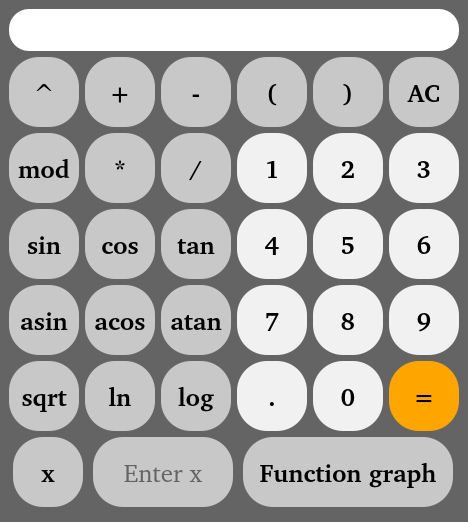
<?xml version="1.0" encoding="UTF-8"?>
<ui version="4.0">
 <class>MainWindow</class>
 <widget class="QMainWindow" name="MainWindow">
  <property name="enabled">
   <bool>true</bool>
  </property>
  <property name="geometry">
   <rect>
    <x>0</x>
    <y>0</y>
    <width>468</width>
    <height>522</height>
   </rect>
  </property>
  <property name="sizePolicy">
   <sizepolicy hsizetype="Minimum" vsizetype="Minimum">
    <horstretch>0</horstretch>
    <verstretch>0</verstretch>
   </sizepolicy>
  </property>
  <property name="maximumSize">
   <size>
    <width>100000</width>
    <height>100000</height>
   </size>
  </property>
  <property name="font">
   <font>
    <family>URW Bookman [urw]</family>
    <pointsize>9</pointsize>
   </font>
  </property>
  <property name="windowTitle">
   <string>SmartCalc v1.0</string>
  </property>
  <property name="styleSheet">
   <string notr="true">background-color: rgb(100, 100, 100);
color: rgb(0, 0, 0)</string>
  </property>
  <widget class="QWidget" name="centralwidget">
   <layout class="QGridLayout" name="gridLayout">
    <item row="5" column="4">
     <widget class="QPushButton" name="pushButton_4">
      <property name="sizePolicy">
       <sizepolicy hsizetype="Fixed" vsizetype="Fixed">
        <horstretch>0</horstretch>
        <verstretch>0</verstretch>
       </sizepolicy>
      </property>
      <property name="minimumSize">
       <size>
        <width>70</width>
        <height>70</height>
       </size>
      </property>
      <property name="font">
       <font>
        <family>Nimbus Sans [urw]</family>
        <pointsize>19</pointsize>
        <italic>false</italic>
        <bold>true</bold>
        <kerning>true</kerning>
       </font>
      </property>
      <property name="styleSheet">
       <string notr="true">QPushButton {
color: black;
border: none;
border-radius: 30px;
border-style: outset;
background: rgb(241, 241, 241);
padding: 5px;
}

QPushButton:hover {
background: rgb(200, 200, 200);
}
</string>
      </property>
      <property name="text">
       <string>4</string>
      </property>
     </widget>
    </item>
    <item row="3" column="4">
     <widget class="QPushButton" name="pushButton_open_bracket">
      <property name="sizePolicy">
       <sizepolicy hsizetype="Fixed" vsizetype="Fixed">
        <horstretch>0</horstretch>
        <verstretch>0</verstretch>
       </sizepolicy>
      </property>
      <property name="minimumSize">
       <size>
        <width>70</width>
        <height>70</height>
       </size>
      </property>
      <property name="font">
       <font>
        <family>Nimbus Sans [urw]</family>
        <pointsize>19</pointsize>
        <bold>true</bold>
       </font>
      </property>
      <property name="styleSheet">
       <string notr="true">QPushButton {
color: black;
border: none;
border-radius: 30px;
border-style: outset;
background: rgb(200, 200, 200);
padding: 5px;
}

QPushButton:hover {
background: rgb(223, 223, 0);
}
</string>
      </property>
      <property name="text">
       <string>(</string>
      </property>
     </widget>
    </item>
    <item row="4" column="1">
     <widget class="QPushButton" name="pushButton_mod">
      <property name="sizePolicy">
       <sizepolicy hsizetype="Fixed" vsizetype="Fixed">
        <horstretch>0</horstretch>
        <verstretch>0</verstretch>
       </sizepolicy>
      </property>
      <property name="minimumSize">
       <size>
        <width>70</width>
        <height>70</height>
       </size>
      </property>
      <property name="baseSize">
       <size>
        <width>0</width>
        <height>0</height>
       </size>
      </property>
      <property name="font">
       <font>
        <family>Nimbus Sans [urw]</family>
        <pointsize>19</pointsize>
        <bold>true</bold>
       </font>
      </property>
      <property name="styleSheet">
       <string notr="true">QPushButton {
color: black;
border: none;
border-radius: 30px;
border-style: outset;
background: rgb(200, 200, 200);
padding: 5px;
}

QPushButton:hover {
background: rgb(223, 223, 0);
}
</string>
      </property>
      <property name="text">
       <string>mod</string>
      </property>
     </widget>
    </item>
    <item row="4" column="3">
     <widget class="QPushButton" name="pushButton_div">
      <property name="sizePolicy">
       <sizepolicy hsizetype="Fixed" vsizetype="Fixed">
        <horstretch>0</horstretch>
        <verstretch>0</verstretch>
       </sizepolicy>
      </property>
      <property name="minimumSize">
       <size>
        <width>70</width>
        <height>70</height>
       </size>
      </property>
      <property name="baseSize">
       <size>
        <width>0</width>
        <height>0</height>
       </size>
      </property>
      <property name="font">
       <font>
        <family>Nimbus Sans [urw]</family>
        <pointsize>19</pointsize>
        <bold>true</bold>
       </font>
      </property>
      <property name="styleSheet">
       <string notr="true">QPushButton {
color: black;
border: none;
border-radius: 30px;
border-style: outset;
background: rgb(200, 200, 200);
padding: 5px;
}

QPushButton:hover {
background: rgb(223, 223, 0);
}
</string>
      </property>
      <property name="text">
       <string>/</string>
      </property>
     </widget>
    </item>
    <item row="6" column="1">
     <widget class="QPushButton" name="pushButton_asin">
      <property name="sizePolicy">
       <sizepolicy hsizetype="Fixed" vsizetype="Fixed">
        <horstretch>0</horstretch>
        <verstretch>0</verstretch>
       </sizepolicy>
      </property>
      <property name="minimumSize">
       <size>
        <width>70</width>
        <height>70</height>
       </size>
      </property>
      <property name="baseSize">
       <size>
        <width>0</width>
        <height>0</height>
       </size>
      </property>
      <property name="font">
       <font>
        <family>Nimbus Sans [urw]</family>
        <pointsize>19</pointsize>
        <bold>true</bold>
       </font>
      </property>
      <property name="styleSheet">
       <string notr="true">QPushButton {
color: black;
border: none;
border-radius: 30px;
border-style: outset;
background: rgb(200, 200, 200);
padding: 5px;
}

QPushButton:hover {
background: rgb(223, 223, 0);
}
</string>
      </property>
      <property name="text">
       <string>asin</string>
      </property>
     </widget>
    </item>
    <item row="6" column="2">
     <widget class="QPushButton" name="pushButton_acos">
      <property name="sizePolicy">
       <sizepolicy hsizetype="Fixed" vsizetype="Fixed">
        <horstretch>0</horstretch>
        <verstretch>0</verstretch>
       </sizepolicy>
      </property>
      <property name="minimumSize">
       <size>
        <width>70</width>
        <height>70</height>
       </size>
      </property>
      <property name="baseSize">
       <size>
        <width>0</width>
        <height>0</height>
       </size>
      </property>
      <property name="font">
       <font>
        <family>Nimbus Sans [urw]</family>
        <pointsize>19</pointsize>
        <bold>true</bold>
       </font>
      </property>
      <property name="styleSheet">
       <string notr="true">QPushButton {
color: black;
border: none;
border-radius: 30px;
border-style: outset;
background: rgb(200, 200, 200);
padding: 5px;
}

QPushButton:hover {
background: rgb(223, 223, 0);
}
</string>
      </property>
      <property name="text">
       <string>acos</string>
      </property>
     </widget>
    </item>
    <item row="3" column="5">
     <widget class="QPushButton" name="pushButton_close_bracket">
      <property name="sizePolicy">
       <sizepolicy hsizetype="Fixed" vsizetype="Fixed">
        <horstretch>0</horstretch>
        <verstretch>0</verstretch>
       </sizepolicy>
      </property>
      <property name="minimumSize">
       <size>
        <width>70</width>
        <height>70</height>
       </size>
      </property>
      <property name="font">
       <font>
        <family>Nimbus Sans [urw]</family>
        <pointsize>19</pointsize>
        <bold>true</bold>
       </font>
      </property>
      <property name="styleSheet">
       <string notr="true">QPushButton {
color: black;
border: none;
border-radius: 30px;
border-style: outset;
background: rgb(200, 200, 200);
padding: 5px;
}

QPushButton:hover {
background: rgb(223, 223, 0);
}
</string>
      </property>
      <property name="text">
       <string>)</string>
      </property>
     </widget>
    </item>
    <item row="7" column="1">
     <widget class="QPushButton" name="pushButton_sqrt">
      <property name="sizePolicy">
       <sizepolicy hsizetype="Fixed" vsizetype="Fixed">
        <horstretch>0</horstretch>
        <verstretch>0</verstretch>
       </sizepolicy>
      </property>
      <property name="minimumSize">
       <size>
        <width>70</width>
        <height>70</height>
       </size>
      </property>
      <property name="baseSize">
       <size>
        <width>0</width>
        <height>0</height>
       </size>
      </property>
      <property name="font">
       <font>
        <family>Nimbus Sans [urw]</family>
        <pointsize>19</pointsize>
        <bold>true</bold>
       </font>
      </property>
      <property name="styleSheet">
       <string notr="true">QPushButton {
color: black;
border: none;
border-radius: 30px;
border-style: outset;
background: rgb(200, 200, 200);
padding: 5px;
}

QPushButton:hover {
background: rgb(223, 223, 0);
}
</string>
      </property>
      <property name="text">
       <string>sqrt</string>
      </property>
     </widget>
    </item>
    <item row="5" column="5">
     <widget class="QPushButton" name="pushButton_5">
      <property name="sizePolicy">
       <sizepolicy hsizetype="Fixed" vsizetype="Fixed">
        <horstretch>0</horstretch>
        <verstretch>0</verstretch>
       </sizepolicy>
      </property>
      <property name="minimumSize">
       <size>
        <width>70</width>
        <height>70</height>
       </size>
      </property>
      <property name="font">
       <font>
        <family>Nimbus Sans [urw]</family>
        <pointsize>19</pointsize>
        <italic>false</italic>
        <bold>true</bold>
        <kerning>true</kerning>
       </font>
      </property>
      <property name="styleSheet">
       <string notr="true">QPushButton {
color: black;
border: none;
border-radius: 30px;
border-style: outset;
background: rgb(241, 241, 241);
padding: 5px;
}

QPushButton:hover {
background: rgb(200, 200, 200);
}
</string>
      </property>
      <property name="text">
       <string>5</string>
      </property>
     </widget>
    </item>
    <item row="6" column="3">
     <widget class="QPushButton" name="pushButton_atan">
      <property name="sizePolicy">
       <sizepolicy hsizetype="Fixed" vsizetype="Fixed">
        <horstretch>0</horstretch>
        <verstretch>0</verstretch>
       </sizepolicy>
      </property>
      <property name="minimumSize">
       <size>
        <width>70</width>
        <height>70</height>
       </size>
      </property>
      <property name="baseSize">
       <size>
        <width>0</width>
        <height>0</height>
       </size>
      </property>
      <property name="font">
       <font>
        <family>Nimbus Sans [urw]</family>
        <pointsize>19</pointsize>
        <bold>true</bold>
       </font>
      </property>
      <property name="styleSheet">
       <string notr="true">QPushButton {
color: black;
border: none;
border-radius: 30px;
border-style: outset;
background: rgb(200, 200, 200);
padding: 5px;
}

QPushButton:hover {
background: rgb(223, 223, 0);
}
</string>
      </property>
      <property name="text">
       <string>atan</string>
      </property>
     </widget>
    </item>
    <item row="4" column="2">
     <widget class="QPushButton" name="pushButton_mul">
      <property name="sizePolicy">
       <sizepolicy hsizetype="Fixed" vsizetype="Fixed">
        <horstretch>0</horstretch>
        <verstretch>0</verstretch>
       </sizepolicy>
      </property>
      <property name="minimumSize">
       <size>
        <width>70</width>
        <height>70</height>
       </size>
      </property>
      <property name="baseSize">
       <size>
        <width>0</width>
        <height>0</height>
       </size>
      </property>
      <property name="font">
       <font>
        <family>Nimbus Sans [urw]</family>
        <pointsize>19</pointsize>
        <bold>true</bold>
       </font>
      </property>
      <property name="styleSheet">
       <string notr="true">QPushButton {
color: black;
border: none;
border-radius: 30px;
border-style: outset;
background: rgb(200, 200, 200);
padding: 5px;
}

QPushButton:hover {
background: rgb(223, 223, 0);
}
</string>
      </property>
      <property name="text">
       <string>*</string>
      </property>
     </widget>
    </item>
    <item row="4" column="4">
     <widget class="QPushButton" name="pushButton_1">
      <property name="sizePolicy">
       <sizepolicy hsizetype="Fixed" vsizetype="Fixed">
        <horstretch>0</horstretch>
        <verstretch>0</verstretch>
       </sizepolicy>
      </property>
      <property name="minimumSize">
       <size>
        <width>70</width>
        <height>70</height>
       </size>
      </property>
      <property name="font">
       <font>
        <family>Nimbus Sans [urw]</family>
        <pointsize>19</pointsize>
        <italic>false</italic>
        <bold>true</bold>
        <kerning>true</kerning>
       </font>
      </property>
      <property name="styleSheet">
       <string notr="true">QPushButton {
color: black;
border: none;
border-radius: 30px;
border-style: outset;
background: rgb(241, 241, 241);
padding: 5px;
}

QPushButton:hover {
background: rgb(200, 200, 200);
}
</string>
      </property>
      <property name="text">
       <string>1</string>
      </property>
     </widget>
    </item>
    <item row="7" column="5">
     <widget class="QPushButton" name="pushButton_0">
      <property name="sizePolicy">
       <sizepolicy hsizetype="Fixed" vsizetype="Fixed">
        <horstretch>0</horstretch>
        <verstretch>0</verstretch>
       </sizepolicy>
      </property>
      <property name="minimumSize">
       <size>
        <width>70</width>
        <height>70</height>
       </size>
      </property>
      <property name="font">
       <font>
        <family>Nimbus Sans [urw]</family>
        <pointsize>19</pointsize>
        <italic>false</italic>
        <bold>true</bold>
        <kerning>true</kerning>
       </font>
      </property>
      <property name="styleSheet">
       <string notr="true">QPushButton {
color: black;
border: none;
border-radius: 30px;
border-style: outset;
background: rgb(241, 241, 241);
padding: 5px;
}

QPushButton:hover {
background: rgb(200, 200, 200);
}
</string>
      </property>
      <property name="text">
       <string>0</string>
      </property>
     </widget>
    </item>
    <item row="3" column="1">
     <widget class="QPushButton" name="pushButton_scale">
      <property name="sizePolicy">
       <sizepolicy hsizetype="Fixed" vsizetype="Fixed">
        <horstretch>0</horstretch>
        <verstretch>0</verstretch>
       </sizepolicy>
      </property>
      <property name="minimumSize">
       <size>
        <width>70</width>
        <height>70</height>
       </size>
      </property>
      <property name="baseSize">
       <size>
        <width>0</width>
        <height>0</height>
       </size>
      </property>
      <property name="font">
       <font>
        <family>Nimbus Sans [urw]</family>
        <pointsize>19</pointsize>
        <bold>true</bold>
       </font>
      </property>
      <property name="styleSheet">
       <string notr="true">QPushButton {
color: black;
border: none;
border-radius: 30px;
border-style: outset;
background: rgb(200, 200, 200);
padding: 5px;
}

QPushButton:hover {
background: rgb(223, 223, 0);
}
</string>
      </property>
      <property name="text">
       <string>^</string>
      </property>
     </widget>
    </item>
    <item row="6" column="4">
     <widget class="QPushButton" name="pushButton_7">
      <property name="sizePolicy">
       <sizepolicy hsizetype="Fixed" vsizetype="Fixed">
        <horstretch>0</horstretch>
        <verstretch>0</verstretch>
       </sizepolicy>
      </property>
      <property name="minimumSize">
       <size>
        <width>70</width>
        <height>70</height>
       </size>
      </property>
      <property name="font">
       <font>
        <family>Nimbus Sans [urw]</family>
        <pointsize>19</pointsize>
        <italic>false</italic>
        <bold>true</bold>
        <kerning>true</kerning>
       </font>
      </property>
      <property name="styleSheet">
       <string notr="true">QPushButton {
color: black;
border: none;
border-radius: 30px;
border-style: outset;
background: rgb(241, 241, 241);
padding: 5px;
}

QPushButton:hover {
background: rgb(200, 200, 200);
}
</string>
      </property>
      <property name="text">
       <string>7</string>
      </property>
     </widget>
    </item>
    <item row="7" column="2">
     <widget class="QPushButton" name="pushButton_ln">
      <property name="sizePolicy">
       <sizepolicy hsizetype="Fixed" vsizetype="Fixed">
        <horstretch>0</horstretch>
        <verstretch>0</verstretch>
       </sizepolicy>
      </property>
      <property name="minimumSize">
       <size>
        <width>70</width>
        <height>70</height>
       </size>
      </property>
      <property name="baseSize">
       <size>
        <width>0</width>
        <height>0</height>
       </size>
      </property>
      <property name="font">
       <font>
        <family>Nimbus Sans [urw]</family>
        <pointsize>19</pointsize>
        <bold>true</bold>
       </font>
      </property>
      <property name="styleSheet">
       <string notr="true">QPushButton {
color: black;
border: none;
border-radius: 30px;
border-style: outset;
background: rgb(200, 200, 200);
padding: 5px;
}

QPushButton:hover {
background: rgb(223, 223, 0);
}
</string>
      </property>
      <property name="text">
       <string>ln</string>
      </property>
     </widget>
    </item>
    <item row="6" column="6">
     <widget class="QPushButton" name="pushButton_9">
      <property name="sizePolicy">
       <sizepolicy hsizetype="Fixed" vsizetype="Fixed">
        <horstretch>0</horstretch>
        <verstretch>0</verstretch>
       </sizepolicy>
      </property>
      <property name="minimumSize">
       <size>
        <width>70</width>
        <height>70</height>
       </size>
      </property>
      <property name="font">
       <font>
        <family>Nimbus Sans [urw]</family>
        <pointsize>19</pointsize>
        <italic>false</italic>
        <bold>true</bold>
        <kerning>true</kerning>
       </font>
      </property>
      <property name="styleSheet">
       <string notr="true">QPushButton {
color: black;
border: none;
border-radius: 30px;
border-style: outset;
background: rgb(241, 241, 241);
padding: 5px;
}

QPushButton:hover {
background: rgb(200, 200, 200);
}
</string>
      </property>
      <property name="text">
       <string>9</string>
      </property>
     </widget>
    </item>
    <item row="5" column="2">
     <widget class="QPushButton" name="pushButton_cos">
      <property name="sizePolicy">
       <sizepolicy hsizetype="Fixed" vsizetype="Fixed">
        <horstretch>0</horstretch>
        <verstretch>0</verstretch>
       </sizepolicy>
      </property>
      <property name="minimumSize">
       <size>
        <width>70</width>
        <height>70</height>
       </size>
      </property>
      <property name="baseSize">
       <size>
        <width>0</width>
        <height>0</height>
       </size>
      </property>
      <property name="font">
       <font>
        <family>Nimbus Sans [urw]</family>
        <pointsize>19</pointsize>
        <bold>true</bold>
       </font>
      </property>
      <property name="styleSheet">
       <string notr="true">QPushButton {
color: black;
border: none;
border-radius: 30px;
border-style: outset;
background: rgb(200, 200, 200);
padding: 5px;
}

QPushButton:hover {
background: rgb(223, 223, 0);
}
</string>
      </property>
      <property name="text">
       <string>cos</string>
      </property>
     </widget>
    </item>
    <item row="5" column="6">
     <widget class="QPushButton" name="pushButton_6">
      <property name="sizePolicy">
       <sizepolicy hsizetype="Fixed" vsizetype="Fixed">
        <horstretch>0</horstretch>
        <verstretch>0</verstretch>
       </sizepolicy>
      </property>
      <property name="minimumSize">
       <size>
        <width>70</width>
        <height>70</height>
       </size>
      </property>
      <property name="font">
       <font>
        <family>Nimbus Sans [urw]</family>
        <pointsize>19</pointsize>
        <italic>false</italic>
        <bold>true</bold>
        <kerning>true</kerning>
       </font>
      </property>
      <property name="styleSheet">
       <string notr="true">QPushButton {
color: black;
border: none;
border-radius: 30px;
border-style: outset;
background: rgb(241, 241, 241);
padding: 5px;
}

QPushButton:hover {
background: rgb(200, 200, 200);
}
</string>
      </property>
      <property name="text">
       <string>6</string>
      </property>
     </widget>
    </item>
    <item row="4" column="5">
     <widget class="QPushButton" name="pushButton_2">
      <property name="enabled">
       <bool>true</bool>
      </property>
      <property name="sizePolicy">
       <sizepolicy hsizetype="Fixed" vsizetype="Fixed">
        <horstretch>0</horstretch>
        <verstretch>0</verstretch>
       </sizepolicy>
      </property>
      <property name="minimumSize">
       <size>
        <width>70</width>
        <height>70</height>
       </size>
      </property>
      <property name="font">
       <font>
        <family>Nimbus Sans [urw]</family>
        <pointsize>19</pointsize>
        <italic>false</italic>
        <bold>true</bold>
        <kerning>true</kerning>
       </font>
      </property>
      <property name="styleSheet">
       <string notr="true">QPushButton {
color: black;
border: none;
border-radius: 30px;
border-style: outset;
background: rgb(241, 241, 241);
padding: 5px;
}

QPushButton:hover {
background: rgb(200, 200, 200);
}
</string>
      </property>
      <property name="text">
       <string>2</string>
      </property>
     </widget>
    </item>
    <item row="3" column="6">
     <widget class="QPushButton" name="pushButton_del">
      <property name="sizePolicy">
       <sizepolicy hsizetype="Fixed" vsizetype="Fixed">
        <horstretch>0</horstretch>
        <verstretch>0</verstretch>
       </sizepolicy>
      </property>
      <property name="minimumSize">
       <size>
        <width>70</width>
        <height>70</height>
       </size>
      </property>
      <property name="font">
       <font>
        <family>Nimbus Sans [urw]</family>
        <pointsize>19</pointsize>
        <bold>true</bold>
       </font>
      </property>
      <property name="styleSheet">
       <string notr="true">QPushButton {
color: black;
border: none;
border-radius: 30px;
border-style: outset;
background: rgb(200, 200, 200);
padding: 5px;
}

QPushButton:hover {
background: rgb(241, 241, 241);
}
</string>
      </property>
      <property name="text">
       <string>AC</string>
      </property>
     </widget>
    </item>
    <item row="2" column="1" colspan="6">
     <widget class="QLineEdit" name="lineEdit_expression">
      <property name="sizePolicy">
       <sizepolicy hsizetype="Minimum" vsizetype="Fixed">
        <horstretch>0</horstretch>
        <verstretch>0</verstretch>
       </sizepolicy>
      </property>
      <property name="minimumSize">
       <size>
        <width>200</width>
        <height>0</height>
       </size>
      </property>
      <property name="baseSize">
       <size>
        <width>200</width>
        <height>100</height>
       </size>
      </property>
      <property name="font">
       <font>
        <family>Nimbus Sans [urw]</family>
        <pointsize>18</pointsize>
        <bold>true</bold>
       </font>
      </property>
      <property name="styleSheet">
       <string notr="true">QLineEdit{
color: black;
border: none;
border-radius: 20px;
border-style: outset;
background: rgb(255, 255, 255);
padding: 5px;
}
</string>
      </property>
      <property name="text">
       <string/>
      </property>
      <property name="alignment">
       <set>Qt::AlignRight|Qt::AlignTrailing|Qt::AlignVCenter</set>
      </property>
     </widget>
    </item>
    <item row="5" column="1">
     <widget class="QPushButton" name="pushButton_sin">
      <property name="sizePolicy">
       <sizepolicy hsizetype="Fixed" vsizetype="Fixed">
        <horstretch>0</horstretch>
        <verstretch>0</verstretch>
       </sizepolicy>
      </property>
      <property name="minimumSize">
       <size>
        <width>70</width>
        <height>70</height>
       </size>
      </property>
      <property name="baseSize">
       <size>
        <width>0</width>
        <height>0</height>
       </size>
      </property>
      <property name="font">
       <font>
        <family>Nimbus Sans [urw]</family>
        <pointsize>19</pointsize>
        <bold>true</bold>
       </font>
      </property>
      <property name="styleSheet">
       <string notr="true">QPushButton {
color: black;
border: none;
border-radius: 30px;
border-style: outset;
background: rgb(200, 200, 200);
padding: 5px;
}

QPushButton:hover {
background: rgb(223, 223, 0);
}
</string>
      </property>
      <property name="text">
       <string>sin</string>
      </property>
     </widget>
    </item>
    <item row="7" column="6">
     <widget class="QPushButton" name="pushButton_eq">
      <property name="sizePolicy">
       <sizepolicy hsizetype="Fixed" vsizetype="Fixed">
        <horstretch>0</horstretch>
        <verstretch>0</verstretch>
       </sizepolicy>
      </property>
      <property name="minimumSize">
       <size>
        <width>70</width>
        <height>70</height>
       </size>
      </property>
      <property name="font">
       <font>
        <family>Nimbus Sans [urw]</family>
        <pointsize>19</pointsize>
        <italic>false</italic>
        <bold>true</bold>
        <kerning>true</kerning>
       </font>
      </property>
      <property name="styleSheet">
       <string notr="true">QPushButton {
color: black;
border: none;
border-radius: 30px;
border-style: outset;
background: orange;
padding: 5px;
}

QPushButton:hover {
background: rgb(223, 223, 0);
}
</string>
      </property>
      <property name="text">
       <string>=</string>
      </property>
     </widget>
    </item>
    <item row="7" column="4">
     <widget class="QPushButton" name="pushButton_dot">
      <property name="sizePolicy">
       <sizepolicy hsizetype="Fixed" vsizetype="Fixed">
        <horstretch>0</horstretch>
        <verstretch>0</verstretch>
       </sizepolicy>
      </property>
      <property name="minimumSize">
       <size>
        <width>70</width>
        <height>70</height>
       </size>
      </property>
      <property name="font">
       <font>
        <family>Nimbus Sans [urw]</family>
        <pointsize>19</pointsize>
        <italic>false</italic>
        <bold>true</bold>
        <kerning>true</kerning>
       </font>
      </property>
      <property name="styleSheet">
       <string notr="true">QPushButton {
color: black;
border: none;
border-radius: 30px;
border-style: outset;
background: rgb(241, 241, 241);
padding: 5px;
}

QPushButton:hover {
background: rgb(200, 200, 200);
}
</string>
      </property>
      <property name="text">
       <string>.</string>
      </property>
     </widget>
    </item>
    <item row="5" column="3">
     <widget class="QPushButton" name="pushButton_tan">
      <property name="sizePolicy">
       <sizepolicy hsizetype="Fixed" vsizetype="Fixed">
        <horstretch>0</horstretch>
        <verstretch>0</verstretch>
       </sizepolicy>
      </property>
      <property name="minimumSize">
       <size>
        <width>70</width>
        <height>70</height>
       </size>
      </property>
      <property name="baseSize">
       <size>
        <width>0</width>
        <height>0</height>
       </size>
      </property>
      <property name="font">
       <font>
        <family>Nimbus Sans [urw]</family>
        <pointsize>19</pointsize>
        <bold>true</bold>
       </font>
      </property>
      <property name="styleSheet">
       <string notr="true">QPushButton {
color: black;
border: none;
border-radius: 30px;
border-style: outset;
background: rgb(200, 200, 200);
padding: 5px;
}

QPushButton:hover {
background: rgb(223, 223, 0);
}
</string>
      </property>
      <property name="text">
       <string>tan</string>
      </property>
     </widget>
    </item>
    <item row="4" column="6">
     <widget class="QPushButton" name="pushButton_3">
      <property name="sizePolicy">
       <sizepolicy hsizetype="Fixed" vsizetype="Fixed">
        <horstretch>0</horstretch>
        <verstretch>0</verstretch>
       </sizepolicy>
      </property>
      <property name="minimumSize">
       <size>
        <width>70</width>
        <height>70</height>
       </size>
      </property>
      <property name="font">
       <font>
        <family>Nimbus Sans [urw]</family>
        <pointsize>19</pointsize>
        <italic>false</italic>
        <bold>true</bold>
        <kerning>true</kerning>
       </font>
      </property>
      <property name="styleSheet">
       <string notr="true">QPushButton {
color: black;
border: none;
border-radius: 30px;
border-style: outset;
background: rgb(241, 241, 241);
padding: 5px;
}

QPushButton:hover {
background: rgb(200, 200, 200);
}
</string>
      </property>
      <property name="text">
       <string>3</string>
      </property>
     </widget>
    </item>
    <item row="3" column="3">
     <widget class="QPushButton" name="pushButton_minus">
      <property name="sizePolicy">
       <sizepolicy hsizetype="Fixed" vsizetype="Fixed">
        <horstretch>0</horstretch>
        <verstretch>0</verstretch>
       </sizepolicy>
      </property>
      <property name="minimumSize">
       <size>
        <width>70</width>
        <height>70</height>
       </size>
      </property>
      <property name="baseSize">
       <size>
        <width>0</width>
        <height>0</height>
       </size>
      </property>
      <property name="font">
       <font>
        <family>Nimbus Sans [urw]</family>
        <pointsize>19</pointsize>
        <bold>true</bold>
       </font>
      </property>
      <property name="styleSheet">
       <string notr="true">QPushButton {
color: black;
border: none;
border-radius: 30px;
border-style: outset;
background: rgb(200, 200, 200);
padding: 5px;
}

QPushButton:hover {
background: rgb(223, 223, 0);
}
</string>
      </property>
      <property name="text">
       <string>-</string>
      </property>
     </widget>
    </item>
    <item row="7" column="3">
     <widget class="QPushButton" name="pushButton_log">
      <property name="sizePolicy">
       <sizepolicy hsizetype="Fixed" vsizetype="Fixed">
        <horstretch>0</horstretch>
        <verstretch>0</verstretch>
       </sizepolicy>
      </property>
      <property name="minimumSize">
       <size>
        <width>70</width>
        <height>70</height>
       </size>
      </property>
      <property name="baseSize">
       <size>
        <width>0</width>
        <height>0</height>
       </size>
      </property>
      <property name="font">
       <font>
        <family>Nimbus Sans [urw]</family>
        <pointsize>19</pointsize>
        <bold>true</bold>
       </font>
      </property>
      <property name="styleSheet">
       <string notr="true">QPushButton {
color: black;
border: none;
border-radius: 30px;
border-style: outset;
background: rgb(200, 200, 200);
padding: 5px;
}

QPushButton:hover {
background: rgb(223, 223, 0);
}
</string>
      </property>
      <property name="text">
       <string>log</string>
      </property>
     </widget>
    </item>
    <item row="6" column="5">
     <widget class="QPushButton" name="pushButton_8">
      <property name="sizePolicy">
       <sizepolicy hsizetype="Fixed" vsizetype="Fixed">
        <horstretch>0</horstretch>
        <verstretch>0</verstretch>
       </sizepolicy>
      </property>
      <property name="minimumSize">
       <size>
        <width>70</width>
        <height>70</height>
       </size>
      </property>
      <property name="font">
       <font>
        <family>Nimbus Sans [urw]</family>
        <pointsize>19</pointsize>
        <italic>false</italic>
        <bold>true</bold>
        <kerning>true</kerning>
       </font>
      </property>
      <property name="styleSheet">
       <string notr="true">QPushButton {
color: black;
border: none;
border-radius: 30px;
border-style: outset;
background: rgb(241, 241, 241);
padding: 5px;
}

QPushButton:hover {
background: rgb(200, 200, 200);
}
</string>
      </property>
      <property name="text">
       <string>8</string>
      </property>
     </widget>
    </item>
    <item row="3" column="2">
     <widget class="QPushButton" name="pushButton_plus">
      <property name="sizePolicy">
       <sizepolicy hsizetype="Fixed" vsizetype="Fixed">
        <horstretch>0</horstretch>
        <verstretch>0</verstretch>
       </sizepolicy>
      </property>
      <property name="minimumSize">
       <size>
        <width>70</width>
        <height>70</height>
       </size>
      </property>
      <property name="baseSize">
       <size>
        <width>0</width>
        <height>0</height>
       </size>
      </property>
      <property name="font">
       <font>
        <family>Nimbus Sans [urw]</family>
        <pointsize>19</pointsize>
        <bold>true</bold>
       </font>
      </property>
      <property name="styleSheet">
       <string notr="true">QPushButton {
color: black;
border: none;
border-radius: 30px;
border-style: outset;
background: rgb(200, 200, 200);
padding: 5px;
}

QPushButton:hover {
background: rgb(223, 223, 0);
}
</string>
      </property>
      <property name="text">
       <string>+</string>
      </property>
     </widget>
    </item>
    <item row="8" column="1" colspan="6">
     <layout class="QHBoxLayout" name="horizontalLayout">
      <item>
       <widget class="QPushButton" name="pushButton_x">
        <property name="sizePolicy">
         <sizepolicy hsizetype="Fixed" vsizetype="Fixed">
          <horstretch>0</horstretch>
          <verstretch>0</verstretch>
         </sizepolicy>
        </property>
        <property name="minimumSize">
         <size>
          <width>70</width>
          <height>70</height>
         </size>
        </property>
        <property name="font">
         <font>
          <family>Nimbus Sans [urw]</family>
          <pointsize>19</pointsize>
          <bold>true</bold>
         </font>
        </property>
        <property name="styleSheet">
         <string notr="true">QPushButton {
color: black;
border: none;
border-radius: 30px;
border-style: outset;
background: rgb(200, 200, 200);
padding: 5px;
}

QPushButton:hover {
background: rgb(223, 223, 0);
}
</string>
        </property>
        <property name="text">
         <string>x</string>
        </property>
       </widget>
      </item>
      <item>
       <widget class="QLineEdit" name="lineEdit_x">
        <property name="sizePolicy">
         <sizepolicy hsizetype="Fixed" vsizetype="Fixed">
          <horstretch>0</horstretch>
          <verstretch>0</verstretch>
         </sizepolicy>
        </property>
        <property name="minimumSize">
         <size>
          <width>140</width>
          <height>70</height>
         </size>
        </property>
        <property name="maximumSize">
         <size>
          <width>140</width>
          <height>70</height>
         </size>
        </property>
        <property name="font">
         <font>
          <family>Nimbus Sans [urw]</family>
          <pointsize>19</pointsize>
          <bold>false</bold>
         </font>
        </property>
        <property name="styleSheet">
         <string notr="true">QLineEdit{
color: black;
border: none;
border-radius: 30px;
border-style: outset;
background: rgb(200, 200, 200);
padding: 5px;
}
</string>
        </property>
        <property name="text">
         <string/>
        </property>
        <property name="alignment">
         <set>Qt::AlignCenter</set>
        </property>
        <property name="placeholderText">
         <string>Enter x</string>
        </property>
       </widget>
      </item>
      <item>
       <widget class="QPushButton" name="pushButton_graph">
        <property name="sizePolicy">
         <sizepolicy hsizetype="Fixed" vsizetype="Fixed">
          <horstretch>0</horstretch>
          <verstretch>0</verstretch>
         </sizepolicy>
        </property>
        <property name="minimumSize">
         <size>
          <width>210</width>
          <height>70</height>
         </size>
        </property>
        <property name="font">
         <font>
          <family>Nimbus Sans [urw]</family>
          <pointsize>19</pointsize>
          <bold>true</bold>
         </font>
        </property>
        <property name="styleSheet">
         <string notr="true">QPushButton {
color: black;
border: none;
border-radius: 30px;
border-style: outset;
background: rgb(200, 200, 200);
padding: 5px;
}

QPushButton:hover {
background: rgb(223, 223, 0);
}
</string>
        </property>
        <property name="text">
         <string>Function graph</string>
        </property>
       </widget>
      </item>
     </layout>
    </item>
   </layout>
  </widget>
 </widget>
 <resources/>
 <connections/>
</ui>
